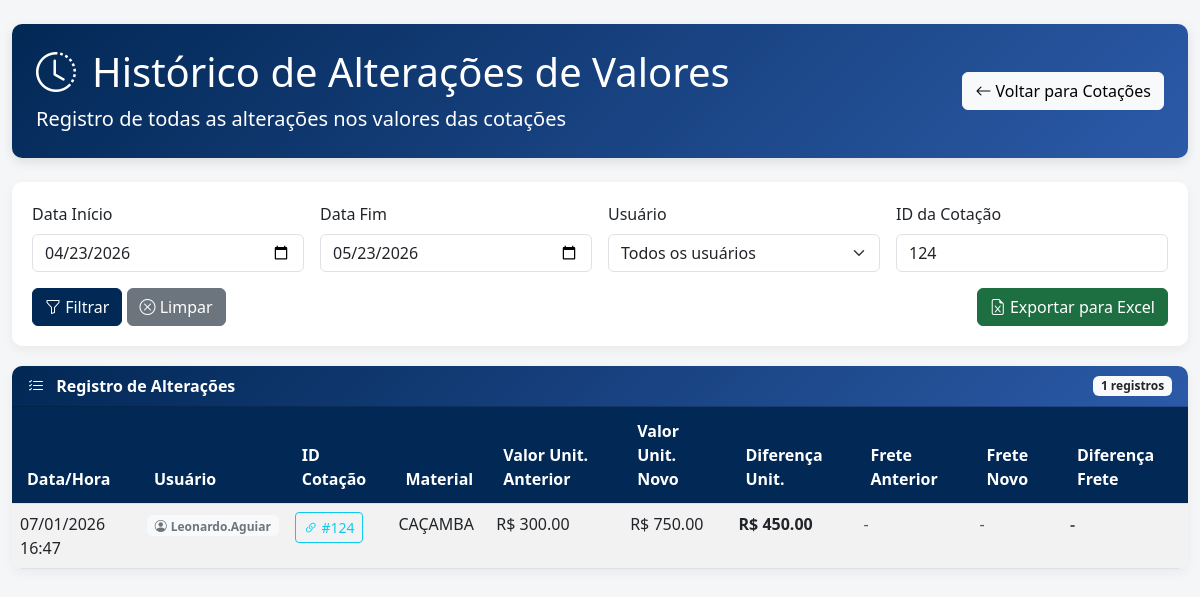
/historico_descontos?preenchimento_id=124 (signed in), run on the app's committed database.
### app.py (models this page shows, shortened)
class HistoricoDescontos(db.Model):
    __tablename__ = 'HistoricoDescontos'
    id = db.Column(db.Integer, primary_key=True)
    preenchimento_id = db.Column(db.Integer, db.ForeignKey('SolicitacoesPreenchidas.id'), nullable=False)
    valor_unitario_anterior = db.Column(db.Float, nullable=False)
    valor_unitario_novo = db.Column(db.Float, nullable=False)
    valor_frete_anterior = db.Column(db.Float, nullable=True)
    valor_frete_novo = db.Column(db.Float, nullable=True)
    data_alteracao = db.Column(db.DateTime, nullable=False, default=get_local_time)
    usuario = db.Column(db.Text, nullable=False)

class Materiais(db.Model):
    __tablename__ = 'Materiais'
    CodMaterial = db.Column(db.Integer, primary_key=True, autoincrement=True)
    DescricaoMaterial = db.Column(db.Text, nullable=False)
    Empresa = db.Column(db.Text, nullable=False)
    Aplicacao = db.Column(db.Text, nullable=False)
    QuantidadeEstoque = db.Column(db.Integer, default=0)
    Fornecedor = db.Column(db.Text)
    NumeroNF = db.Column(db.Text)
    FatorConsumo = db.Column(db.Float, nullable=True, default=0.0)
    Ativo = db.Column(db.Boolean, default=False)

### app.py (the view)
@routes_bp.route('/historico_descontos', methods=['GET'])
def listar_historico_descontos():
    if 'usuario' not in session:
        return redirect(url_for('routes_bp.login'))
    try:
        data_inicio = request.args.get('data_inicio')
        data_fim = request.args.get('data_fim')
        usuario = request.args.get('usuario')
        preenchimento_id = request.args.get('preenchimento_id')
        query = db.session.query(HistoricoDescontos).join(
            SolicitacoesPreenchidas
        ).join(
            SolicitacoesCompra
        ).join(
            Materiais
        )
        if data_inicio:
            query = query.filter(HistoricoDescontos.data_alteracao >= data_inicio)
        if data_fim:
            data_fim_ajustada = datetime.strptime(data_fim, '%Y-%m-%d') + timedelta(days=1)
            query = query.filter(HistoricoDescontos.data_alteracao <= data_fim_ajustada)
        if usuario:
            query = query.filter(HistoricoDescontos.usuario.ilike(f'%{usuario}%'))
        if preenchimento_id:
            query = query.filter(HistoricoDescontos.preenchimento_id == preenchimento_id)
        historicos = query.order_by(HistoricoDescontos.data_alteracao.desc()).all()
        usuarios = db.session.query(
            HistoricoDescontos.usuario
        ).distinct().order_by(
            HistoricoDescontos.usuario
        ).all()
        return render_template(
            'historico_descontos.html',
            historicos=historicos,
            usuarios=[u[0] for u in usuarios if u[0]],
            filtros={
                'data_inicio': data_inicio,
                'data_fim': data_fim,
                'usuario': usuario,
                'preenchimento_id': preenchimento_id
            }
        )
    except Exception as e:
        flash(f'Erro ao carregar histórico de descontos: {str(e)}', 'error')
        app.logger.error(f'Erro em listar_historico_descontos: {str(e)}', exc_info=True)
        return render_template(
            'historico_descontos.html',
            historicos=[],
            usuarios=[],
            filtros={}
        )

### templates/historico_descontos.html (shortened to what this page needs)
<!DOCTYPE html>
<html lang="pt-BR">
<head>
    <link href="https://cdn.jsdelivr.net/npm/bootstrap@5.3.0/dist/css/bootstrap.min.css" rel="stylesheet">
    <link rel="stylesheet" href="https://cdn.jsdelivr.net/npm/bootstrap-icons@1.10.0/font/bootstrap-icons.css">
    <link rel="stylesheet" href="https://cdnjs.cloudflare.com/ajax/libs/font-awesome/6.4.0/css/all.min.css">
</head>
<body>
    <div class="container-fluid py-4">
        <div class="page-header">
            <div class="row align-items-center">
                <div class="col-md-8">
                    <h1 class="display-6"><i class="bi bi-clock-history me-3"></i>Histórico de Alterações de Valores</h1>
                    <p class="lead mb-0">Registro de todas as alterações nos valores das cotações</p>
                </div>
                <div class="col-md-4 text-md-end">
                    <a href="{{ url_for('routes_bp.listar_solicitacoes_preenchidas') }}" class="btn btn-light">
                        <i class="bi bi-arrow-left"></i> Voltar para Cotações
                    </a>
                </div>
            </div>
        </div>
        <div class="filtros-container">
            <form method="GET" class="row g-3">
                <div class="col-md-3">
                    <label for="data_inicio" class="form-label">Data Início</label>
                    <input type="date" class="form-control" id="data_inicio" name="data_inicio" value="{{ filtros.data_inicio }}">
                </div>
                <div class="col-md-3">
                    <label for="data_fim" class="form-label">Data Fim</label>
                    <input type="date" class="form-control" id="data_fim" name="data_fim" value="{{ filtros.data_fim }}">
                </div>
                <div class="col-md-3">
                    <label for="usuario" class="form-label">Usuário</label>
                    <select class="form-select" id="usuario" name="usuario">
                        <option value="">Todos os usuários</option>
                    </select>
                </div>
                <div class="col-md-3">
                    <label for="preenchimento_id" class="form-label">ID da Cotação</label>
                    <input type="number" class="form-control" id="preenchimento_id" name="preenchimento_id"
                           value="{{ filtros.preenchimento_id }}" placeholder="Digite o ID">
                </div>
                <div class="col-12 d-flex justify-content-between align-items-center">
                    <div>
                        <button type="submit" class="btn btn-primary">
                            <i class="bi bi-funnel"></i> Filtrar
                        </button>
                        <a href="{{ url_for('routes_bp.listar_historico_descontos') }}" class="btn btn-secondary">
                            <i class="bi bi-x-circle"></i> Limpar
                        </a>
                    </div>
                    {% if historicos %}
                    <button type="button" id="btnExportarExcel" class="btn btn-excel">
                        <i class="bi bi-file-earmark-excel"></i> Exportar para Excel
                    </button>
                    {% endif %}
                </div>
            </form>
        </div>
        <div class="card">
            <div class="card-header text-white d-flex justify-content-between align-items-center">
                <span><i class="bi bi-list-check me-2"></i> Registro de Alterações</span>
                <span class="badge bg-light text-dark">{{ historicos|length }} registros</span>
            </div>
            <div class="card-body p-0">
                <div class="table-responsive">
                    <table class="table table-striped table-hover mb-0" id="tabelaHistorico">
                        <thead>
                            <tr>
                                <th>Data/Hora</th>
                                <th>Usuário</th>
                                <th>ID Cotação</th>
                                <th>Material</th>
                                <th>Valor Unit. Anterior</th>
                                <th>Valor Unit. Novo</th>
                                <th>Diferença Unit.</th>
                                <th>Frete Anterior</th>
                                <th>Frete Novo</th>
                                <th>Diferença Frete</th>
                            </tr>
                        </thead>
                        <tbody>
                            {% if historicos %}
                                {% for historico in historicos %}
                                    <tr>
                                        <td>{{ historico.data_alteracao.strftime('%d/%m/%Y %H:%M') }}</td>
                                        <td>
                                            <span class="badge badge-light">
                                                <i class="bi bi-person-circle me-1"></i>{{ historico.usuario }}
                                            </span>
                                        </td>
                                        <td>
                                            <a href="{{ url_for('routes_bp.listar_solicitacoes_preenchidas') }}?preenchimento_id={{ historico.preenchimento_id }}"
                                               class="btn btn-sm btn-outline-info" title="Ver cotação">
                                                <i class="bi bi-link-45deg"></i> #{{ historico.preenchimento_id }}
                                            </a>
                                        </td>
                                        <td>
                                            {% if historico.solicitacao_preenchida and historico.solicitacao_preenchida.solicitacao and historico.solicitacao_preenchida.solicitacao.material %}
                                                {{ historico.solicitacao_preenchida.solicitacao.material.DescricaoMaterial }}
                                            {% else %}
                                                <span class="text-muted">N/A</span>
                                            {% endif %}
                                        </td>
                                        <td>R$ {{ "%.2f"|format(historico.valor_unitario_anterior) }}</td>
                                        <td>R$ {{ "%.2f"|format(historico.valor_unitario_novo) }}</td>
                                        <td class="valor-diferenca {% if historico.valor_unitario_novo < historico.valor_unitario_anterior %}valor-diminuido{% else %}valor-aumentado{% endif %}">
                                            R$ {{ "%.2f"|format(historico.valor_unitario_novo - historico.valor_unitario_anterior) }}
                                        </td>
                                        <td>
                                            {% if historico.valor_frete_anterior is not none %}
                                                R$ {{ "%.2f"|format(historico.valor_frete_anterior) }}
                                            {% else %}
                                                <span class="text-muted">-</span>
                                            {% endif %}
                                        </td>
                                        <td>
                                            {% if historico.valor_frete_novo is not none %}
                                                R$ {{ "%.2f"|format(historico.valor_frete_novo) }}
                                            {% else %}
                                                <span class="text-muted">-</span>
                                            {% endif %}
                                        </td>
                                        <td class="valor-diferenca">
                                            {% if historico.valor_frete_anterior is not none and historico.valor_frete_novo is not none %}
                                                {% set diff_frete = historico.valor_frete_novo - historico.valor_frete_anterior %}
                                                <span class="{% if diff_frete < 0 %}valor-diminuido{% else %}valor-aumentado{% endif %}">
                                                    R$ {{ "%.2f"|format(diff_frete) }}
                                                </span>
                                            {% else %}
                                                <span class="text-muted">-</span>
                                            {% endif %}
                                        </td>
                                    </tr>
                                {% endfor %}
                            {% endif %}
                        </tbody>
                    </table>
                </div>
            </div>
        </div>
    </div>
</body>
</html>

### templates/historico_descontos.html (style rules this page uses)
:root { --primary-color: #022855; --secondary-color: #6c757d; --success-color: #1cbb8c; --danger-color: #fc5b69; --light-bg: #f8f9fa; --dark-bg: #343a40; }
body { background-color: #f5f6f8; font-family: 'Segoe UI', Tahoma, Geneva, Verdana, sans-serif; }
.page-header { background: linear-gradient(135deg, var(--primary-color) 0%, #2c5aa8 100%); color: white; border-radius: 10px; padding: 1.5rem; margin-bottom: 1.5rem; box-shadow: 0 4px 12px rgba(0,0,0,0.1); }
.card { border: none; border-radius: 10px; box-shadow: 0 4px 12px rgba(0,0,0,0.05); transition: transform 0.2s; }
.card-header { border-radius: 10px 10px 0 0 !important; font-weight: 600; background: linear-gradient(135deg, var(--primary-color) 0%, #2c5aa8 100%); }
.filtros-container { background-color: white; border-radius: 10px; padding: 20px; margin-bottom: 20px; box-shadow: 0 4px 12px rgba(0,0,0,0.05); }
.table-responsive { max-height: 70vh; overflow-y: auto; border-radius: 0 0 10px 10px; }
.table thead th { position: sticky; top: 0; background-color: var(--primary-color); color: white; z-index: 100; padding: 12px 15px; }
.valor-diferenca { font-weight: bold; }
.valor-aumentado { color: var(--danger-color); }
.btn-primary { background-color: var(--primary-color); border-color: var(--primary-color); }
.btn-excel { background-color: #1d6f42; border-color: #1d6f42; color: white; }
.badge-light { background-color: var(--light-bg); color: var(--secondary-color); }

### data on the page
HistoricoDescontos: data_alteracao "07/01/2026 16:47", usuario "Leonardo.Aguiar", preenchimento_id "124", solicitacao_preenchida.solicitacao.material.DescricaoMaterial "CAÇAMBA", valor_unitario_anterior "300.00", valor_unitario_novo "750.00", valor_unitario_novo+valor_unitario_anterior "450.00"

### other printed values
{{ historicos|length }} "1"
